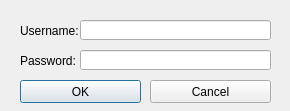
<?xml version="1.0" encoding="UTF-8"?>
<ui version="4.0">
 <class>Dialog</class>
 <widget class="QDialog" name="Dialog">
  <property name="geometry">
   <rect>
    <x>0</x>
    <y>0</y>
    <width>290</width>
    <height>111</height>
   </rect>
  </property>
  <property name="minimumSize">
   <size>
    <width>290</width>
    <height>111</height>
   </size>
  </property>
  <property name="maximumSize">
   <size>
    <width>290</width>
    <height>111</height>
   </size>
  </property>
  <property name="windowTitle">
   <string>Login</string>
  </property>
  <widget class="QPushButton" name="btnOK">
   <property name="enabled">
    <bool>true</bool>
   </property>
   <property name="geometry">
    <rect>
     <x>20</x>
     <y>80</y>
     <width>121</width>
     <height>23</height>
    </rect>
   </property>
   <property name="text">
    <string>OK</string>
   </property>
  </widget>
  <widget class="QLabel" name="label">
   <property name="geometry">
    <rect>
     <x>20</x>
     <y>20</y>
     <width>61</width>
     <height>21</height>
    </rect>
   </property>
   <property name="text">
    <string>Username:</string>
   </property>
  </widget>
  <widget class="QLineEdit" name="txtUsername">
   <property name="geometry">
    <rect>
     <x>80</x>
     <y>20</y>
     <width>191</width>
     <height>20</height>
    </rect>
   </property>
   <property name="text">
    <string/>
   </property>
  </widget>
  <widget class="QLabel" name="label_2">
   <property name="geometry">
    <rect>
     <x>20</x>
     <y>50</y>
     <width>61</width>
     <height>21</height>
    </rect>
   </property>
   <property name="text">
    <string>Password:</string>
   </property>
  </widget>
  <widget class="QPushButton" name="btnCancel">
   <property name="enabled">
    <bool>true</bool>
   </property>
   <property name="geometry">
    <rect>
     <x>150</x>
     <y>80</y>
     <width>121</width>
     <height>23</height>
    </rect>
   </property>
   <property name="text">
    <string>Cancel</string>
   </property>
  </widget>
  <widget class="QgsPasswordLineEdit" name="txtPassword">
   <property name="geometry">
    <rect>
     <x>80</x>
     <y>50</y>
     <width>191</width>
     <height>20</height>
    </rect>
   </property>
   <property name="text">
    <string/>
   </property>
  </widget>
 </widget>
 <customwidgets>
  <customwidget>
   <class>QgsPasswordLineEdit</class>
   <extends>QLineEdit</extends>
   <header>qgspasswordlineedit.h</header>
  </customwidget>
 </customwidgets>
 <tabstops>
  <tabstop>txtUsername</tabstop>
  <tabstop>txtPassword</tabstop>
  <tabstop>btnOK</tabstop>
  <tabstop>btnCancel</tabstop>
 </tabstops>
 <resources/>
 <connections/>
</ui>
